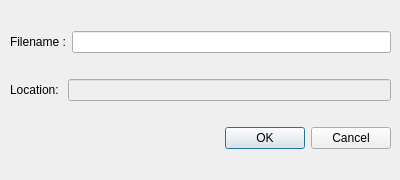
<?xml version="1.0" encoding="UTF-8"?>
<ui version="4.0">
 <class>ExportingAsXmlDialog</class>
 <widget class="QDialog" name="ExportingAsXmlDialog">
  <property name="geometry">
   <rect>
    <x>0</x>
    <y>0</y>
    <width>400</width>
    <height>180</height>
   </rect>
  </property>
  <property name="windowTitle">
   <string>Export as xml file</string>
  </property>
  <widget class="QWidget" name="">
   <property name="geometry">
    <rect>
     <x>10</x>
     <y>11</y>
     <width>381</width>
     <height>161</height>
    </rect>
   </property>
   <layout class="QVBoxLayout" name="verticalLayout">
    <item>
     <layout class="QHBoxLayout" name="horizontalLayout">
      <item>
       <widget class="QLabel" name="filenameLabel">
        <property name="text">
         <string>Filename :</string>
        </property>
       </widget>
      </item>
      <item>
       <widget class="QLineEdit" name="filenameLineEdit"/>
      </item>
     </layout>
    </item>
    <item>
     <layout class="QHBoxLayout" name="horizontalLayout_2">
      <item>
       <widget class="QLabel" name="locationLabel">
        <property name="text">
         <string>Location: </string>
        </property>
       </widget>
      </item>
      <item>
       <widget class="QLineEdit" name="locationLineEdit">
        <property name="enabled">
         <bool>false</bool>
        </property>
       </widget>
      </item>
     </layout>
    </item>
    <item>
     <widget class="QDialogButtonBox" name="buttonBox">
      <property name="orientation">
       <enum>Qt::Horizontal</enum>
      </property>
      <property name="standardButtons">
       <set>QDialogButtonBox::Cancel|QDialogButtonBox::Ok</set>
      </property>
     </widget>
    </item>
   </layout>
  </widget>
 </widget>
 <resources/>
 <connections>
  <connection>
   <sender>buttonBox</sender>
   <signal>accepted()</signal>
   <receiver>ExportingAsXmlDialog</receiver>
   <slot>accept()</slot>
   <hints>
    <hint type="sourcelabel">
     <x>248</x>
     <y>254</y>
    </hint>
    <hint type="destinationlabel">
     <x>157</x>
     <y>274</y>
    </hint>
   </hints>
  </connection>
  <connection>
   <sender>buttonBox</sender>
   <signal>rejected()</signal>
   <receiver>ExportingAsXmlDialog</receiver>
   <slot>reject()</slot>
   <hints>
    <hint type="sourcelabel">
     <x>316</x>
     <y>260</y>
    </hint>
    <hint type="destinationlabel">
     <x>286</x>
     <y>274</y>
    </hint>
   </hints>
  </connection>
 </connections>
</ui>
